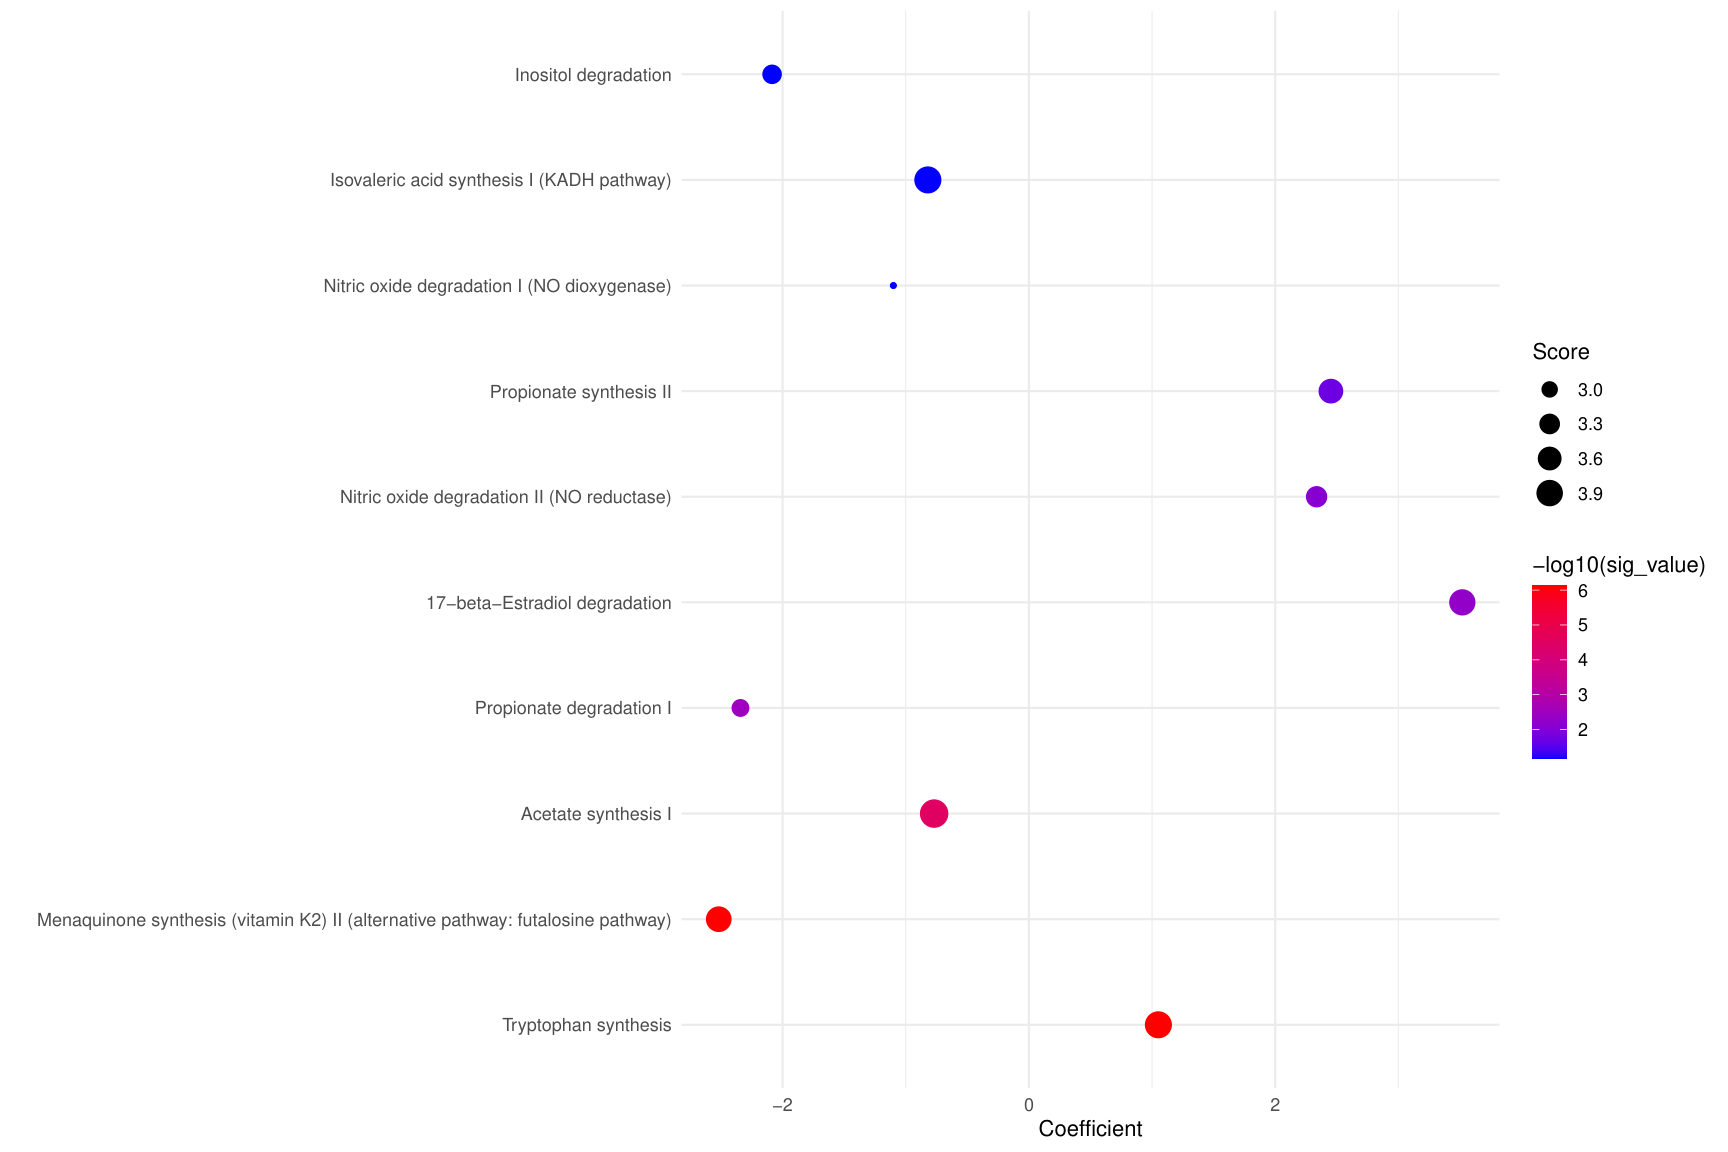

Reproduce this figure in R.
library(Maaslin2)
library(jsonlite)
library(tidyverse)
library(pheatmap)
# library(ggrepel)
library(ggrepel)   # 用于防止标签重叠
library(lefser)
library(ggpubr)

library(ggalluvial)
library(patchwork)

library(circlize)
library(RColorBrewer)
library(ComplexHeatmap)

args <- commandArgs(trailingOnly = TRUE)
print(args)
log <- function(...){
  cat(paste0(...),file = paste0(output_path,"/run.info"),append = T)
}
params_path <- args[1]
output_path <- args[2]
if(T){
  params_path <- "params.json"
  output_path <- "output"
}

data <- fromJSON(params_path)
term_annotation <- data$gbm_annotation$path

anno <- read_tsv(term_annotation) |>
  `colnames<-`(c("term","anno"))






control <- data$control |>
  mutate(select_group= data$groups_name$control)
treatment <- data$treatment |>
  mutate(select_group= data$groups_name$treatment)

list_path <- rbind(control, treatment)

metadata <- list_path[c("sample_name","select_group")]

read_abundabce <- function(path){
  df <-  read_tsv(path,comment = "#",col_names =F)
  colnames(df) <- c("clade_name","NCBI_
                    tax_id","abundance","additional_species")
  df <- select(df,c("clade_name",all_of("abundance")))
  df
}

df_list <- apply(list_path,1, function(x){
  profile_path <- x[["GBM"]]
  sample_name <- x[["sample_name"]]
  df <- read_tsv(profile_path)|>
    select(-Coverage) |>
    `colnames<-`(c("term","abundance")) |>
    mutate(sample_name = sample_name)
  
  df
})
# read_tsv("/ssd1/wy/workspace2/nextflow_workspace/289364b1-295c-4710-833e-d68ec7c8918e/e2e9e213-8fe9-4d21-a75f-42671c865807/111b9ba1-64ad-4e47-a717-1af5b6af0e2a/output/humann/ACC1/GMM/ACC1_Abundance-RPKs.modules")

df_long <- bind_rows(df_list)

merged_df <- df_long %>%
  pivot_wider(names_from = sample_name, values_from = abundance) |>
  mutate(across(where(is.numeric), ~replace_na(., 0))) |>
  column_to_rownames("term") 



maaslin_metadata <-  column_to_rownames(metadata, "sample_name")
if("phenotype" %in% names(data) && !is.null(data$phenotype) ){
  message("存在表型信息!",paste0(data$phenotype,collapse = ", "))
  log("add phenotype: ",paste0(data$phenotype,collapse = ", "))
  pheno <- list_path[c("sample_name","select_group",data$phenotype)] 
  pheno$select_group <- factor(pheno$select_group)
  identical(pheno$sample_name,rownames(merged_df))
  
  
  maaslin_metadata <- pheno %>%
    imap(~{
      col_type <- data$metadata_form %>% filter(name == .y) %>% pull(type)
      if(length(col_type)==0) return(.x)
      if(col_type=="continuous") as.numeric(.x)
      else if(col_type=="category") as.factor(.x)
      else .x
    }) %>%
    as.data.frame() |>
    column_to_rownames("sample_name")
  
  str(pheno)
}
fit_data = Maaslin2(input_data     = t(merged_df) |> as.data.frame(), 
                    input_metadata = maaslin_metadata, 
                    plot_scatter =data$plot_scatter,
                    min_prevalence = 0,
                    normalization  = "NONE",
                    output         = ".", 
                    random_effects = data$phenotype,
                    fixed_effects  = c("select_group"),
                    reference      = c(paste0("select_group,",data$groups_name$control)))  
all_results <-fit_data$results |>
  left_join(dplyr::rename(anno, feature=term),by="feature") |>
  inner_join(rownames_to_column(merged_df,"feature"),by="feature")


title <- paste0(c(data$groups_name$treatment,data$groups_name$control),collapse = " vs ")



se <- SummarizedExperiment(
  assays = list(count=as.matrix(merged_df)),
  colData =metadata
)

set.seed(1234)
setn_ra <- relativeAb(se)
b <- assay(setn_ra)
res1 <- lefser(setn_ra, # relative abundance only with terminal nodes
               kruskal.threshold=1,
               lda.threshold=0,
               classCol = "select_group")
# dim(res1)
# dim(all_results)
df_res <-  all_results |>
  left_join(dplyr::rename(as.data.frame(res1),"feature"=features),by="feature")

df_res |>
  relocate(anno, .after  = "feature") |>
  write_tsv(file = paste0(output_path,"/",str_replace_all(title," ","_"),".tsv"))




# 转换 qval 为 -log10
sig_thresh <-  data$sig_thresh
effect_cutoff <- data$effect_cutoff
label_size <- data$label_size

all_results <- all_results %>%
  mutate(sig_value = .data[[data$sig_type]]) |>
  mutate(direction = factor(ifelse(sig_value  < sig_thresh & abs(coef) > effect_cutoff ,
                                   ifelse(coef>0,"Up","Down"),"NS"),
                            levels = c("Up","Down","NS") 
  )) 
counts <- table(all_results$direction)
labels <- c(
  Down = paste0("Down (", counts["Down"], ")"),
  NS   = paste0("NS (", counts["NS"], ")"),
  Up   = paste0("Up (", counts["Up"], ")")
)

ggplot(all_results, aes(x= coef, 
                        y = -log10(sig_value), 
                        colour=direction)) +
  geom_point(alpha=0.9, size=3.5)+
  scale_color_manual(values=c("Down" = "#3B4992FF", "NS"="#d2dae2","Up"="#EE0000FF"),  labels = labels)+
  geom_vline(xintercept=c(-effect_cutoff,effect_cutoff),lty=4,col="black",lwd=0.8) +
  geom_hline(yintercept = -log10(sig_thresh),lty=4,col="black",lwd=0.8)+
  ggtitle(paste0("volcano plot of ",title)) +
  labs(x="Effect Size (Coefficient)", y="-log10(q-value)")+
  theme_bw()+
  theme(plot.title = element_text(hjust = 0.5), 
        axis.text = element_text(color = 'black',size = 10, family = 'sans', face = 'plain'),
        axis.title = element_text(color = 'black',size = 15, family = 'sans', face = 'plain'),
        legend.position="right", 
        legend.title = element_blank()
  ) + 
  geom_text_repel(data=all_results %>% filter(direction!="NS") |> head(label_size),aes(label = anno), 
                  colour = "black", size = 4)


ggsave(filename = paste0(output_path,"/",str_replace_all(title," ","_"),".pdf"))





sig_all_results <- all_results |>
  filter(direction!="NS")

circos_bar <- function(data){
  data$logp <- -log10(data$sig_value)
  
  # 调色板
  # coef_colors <- colorRampPalette(c("#377EB8", "white", "#E41A1C"))(100)  # 蓝-白-红
  # pval_colors <- colorRampPalette(c("red","white", "#4DAF4A"))(100)             # 白-绿渐变
  # coef_palette <- colorRampPalette(brewer.pal(11, "RdBu"))(3)  # 蓝-白-红
  # pval_palette <- colorRampPalette(brewer.pal(9, "YlGn"))(3)    # 黄-绿渐变
  coef_palette <- c("#5e81ac", "#d8dee9", "#bf616a")  # 蓝-灰-红
  
  # pvalue: 小 p 值浅灰，显著 p 值深绿色
  pval_palette <- c("#eceff4", "#a3be8c", "#4c566a")  # 浅灰-中绿-深灰
  
  p_col_fun <- colorRamp2(seq(min(data$logp), max(data$logp), length.out = length(pval_palette)), pval_palette)
  coef_col_fun <- colorRamp2(seq(min(data$coef), max(data$coef), length.out = length(coef_palette)), coef_palette)
  
  data$coef_color <- coef_col_fun(data$coef) #coef_colors[scale_to_range(data$coef)]
  data$pval_color <- p_col_fun(data$logp)#pval_colors[scale_to_range(data$logp)]
  
  # barplot(rep(1, length(data$pval_color)), col = data$pval_color, border = NA, space = 0)
  
  sectors <- unique(data$anno)
  # 自动生成分类颜色
  n <- length(sectors)
  # sector_colors <- setNames(brewer.pal(n = max(3, n), name = "Set3")[1:n], sectors)
  sector_colors <- setNames(colorRampPalette(brewer.pal(12, "Set3"))(n), sectors)
  
  # 初始化绘图
  
  
  pdf(paste0(output_path,"/",str_replace_all(title," ","_"),"_circos_plot.pdf"), width = 12, height = 10) 
  circos.clear()
  # sectors <- data$pathway
  circos.initialize(factors = sectors, xlim = c(0, 1))
  
  circos.trackPlotRegion(
    factors = sectors, ylim = c(0, 1),
    bg.border = NA,
    track.height = 0.1,
    panel.fun = function(x, y) {
      sector = get.cell.meta.data("sector.index")
      val = data[data$anno == sector, ]
      circos.text(
        x = 0.5, y = 0.5,               # 中心位置
        labels = sector,    # 你可以换成 "111" 或 val$gene 等
        cex = 0.6,                      # 字体大小
        col = "#000",                  # 字体颜色
        facing = "inside",              # 文字方向
        niceFacing = TRUE
      )
    }
  )
  
  
  circos.trackPlotRegion(
    factors = sectors, ylim = c(0, 1),
    bg.border = NA,
    track.height = 0.1,
    panel.fun = function(x, y) {
      sector = get.cell.meta.data("sector.index")
      val = data[data$anno == sector, ]
      
      # 绘制矩形
      circos.rect(0, 0, 1, 1,
                  col =sector_colors[sector],
                  border = NA)
      
      # 在矩形中间添加文字
      circos.text(
        x = 0.5, y = 0.5,               # 中心位置
        labels = val$feature,    # 你可以换成 "111" 或 val$gene 等
        cex = 0.5,                      # 字体大小
        col = "#000",                  # 字体颜色
        facing = "inside",              # 文字方向
        niceFacing = TRUE
      )
    }
  )
  
  circos.trackPlotRegion(
    factors = sectors, ylim = c(0, 1),
    bg.border = NA,
    track.height = 0.1,
    panel.fun = function(x, y) {
      sector = get.cell.meta.data("sector.index")
      val = data[data$anno == sector, ]
      circos.rect(0, 0, 1, 1,
                  col = val$pval_color,
                  border = NA)
    }
  )
  
  circos.trackPlotRegion(
    factors = sectors, ylim = c(0, max(abs(data$coef))),  # 设置 y 轴范围覆盖正负值
    bg.border = NA,
    track.height = 0.4,
    bg.col = "#F5F5F5", 
    panel.fun = function(x, y) {
      sector = get.cell.meta.data("sector.index")
      val = data[data$anno == sector, ]
      
      # bar 长度等于 coef 值，方向随正负
      circos.rect(
        xleft = 0.1, xright = 0.9,      # 控制 bar 的宽度
        ybottom = 0, ytop = abs(val$coef),   # 从 0 到 coef
        col = val$coef_color,
        border = NA
      )
    }
  )
  
  lgd1 <- Legend(title = "-log10(pvalue)", col_fun = p_col_fun )
  lgd2 <- Legend(title = "coef", col_fun = coef_col_fun)
  
  # draw(lgd1, x = unit(1, "cm"), y = unit(1, "cm"))
  # draw(lgd2, x = unit(3, "cm"), y = unit(1, "cm"))
  lgd <- packLegend(lgd1, lgd2)
  
  # draw(lgd, x = unit(1, "npc") , 
  #      y = unit(1, "npc") - unit(3, "cm"), just = c("right", "top"))
  
  # 使用 npc 坐标，相对位置
  draw(lgd,
       x = unit(1, "npc"),    # 右侧
       y = unit(0.5, "npc"),  # 垂直居中
       just = c("right", "center"))
  dev.off()
}

circos_bar(sig_all_results)



feature_list <- all_results |> arrange(pval) |>pull(feature)
df_long |>
  filter(term == feature_list[1]) |>
  inner_join(metadata,by="sample_name") |>
  mutate(select_group =factor(select_group, 
                              levels = c(data$groups_name$treatment,data$groups_name$control)) ) |>
  ggplot(aes(x=select_group, y=abundance )) +
  geom_boxplot(fill = "skyblue", color = "black") +
  geom_point()+
  theme_bw()+
  ggtitle(paste0(all_results[all_results$feature==feature_list[1],c("Pathway_Name")],
                 "\n",title," coef: ",
                 all_results[all_results$feature==feature_list[1],c("coef")]))
ggsave(filename = paste0(output_path,"/",str_replace_all(title," ","_"),".boxplot.pdf"))

ann_colors <- list(
  group = setNames(
    c("steelblue", "tomato"),  # 颜色向量
    c( data$groups_name$control, data$groups_name$treatment)  # 用变量的值作为名字
  )
)
# dev.off()
pdf(file =paste0(output_path,"/",str_replace_all(title," ","_"),".heatmap.pdf") , width = data$heatmap_width,height =8)

log2(merged_df[head(feature_list, n=30),]+1) |>
  rownames_to_column("term") |>
  left_join(select(anno,term,anno),by="term") |>
  select(-term) |>
  column_to_rownames("anno")|>
  pheatmap(scale = "row", 
           annotation_colors = ann_colors,
           cluster_cols = data$heatmap_cluster_cols,
           show_colnames = data$heatmap_show_colnames,
           color =  colorRampPalette(c("darkred", "#FFFFFF","darkblue"))(255),
           annotation_col=column_to_rownames(metadata,"sample_name") |> dplyr::rename(group=select_group)
  )
dev.off()




sig_feature <- df_res |>
  arrange(qval) |>
  head(n=data$boxplot_num) |>
  mutate(sig_value = .data[[data$sig_type]]) |>
  mutate(p.signif = case_when(
    sig_value < 0.001 ~ "***",
    sig_value < 0.01  ~ "**",
    sig_value < 0.05  ~ "*",
    TRUE ~ "ns"
  ))
box_data <-  df_long |>
  mutate(abundance=log2(abundance+data$boxplot_pseudo_count))|>
  filter(term %in% pull(sig_feature,"feature")) |>
  left_join(anno,by="term") 

# log2(t(merged_df)[head(feature_list, n=30),]+1) 
p <- box_data |>
  inner_join(metadata,by="sample_name") |>
  ggplot( aes(x=anno, y=abundance, fill=select_group)) +
  geom_boxplot(position=position_dodge(0.8), width=0.6, outlier.shape=NA) + # 去掉离群点，箱子更美观
  geom_jitter(aes(color=select_group), 
              position=position_jitterdodge(jitter.width=0.2, dodge.width=0.8), 
              alpha=0.5, size=1.5) +  # 添加散点，更直观
  labs(title=paste0("Boxplot of ",title), 
       x="", 
       y="log2(abundance)") +
  scale_fill_brewer(palette="Set2") +   # 柔和调色板
  scale_color_brewer(palette="Set2") +  # 散点与箱子颜色一致
  theme_bw(base_size=12) +
  theme(
    axis.text.x = element_text(angle=80, vjust=1, hjust=1, size=10, face="italic"), 
    axis.title.x = element_text(size=12, face="bold"),  
    axis.title.y = element_text(size=12, face="bold"),  
    plot.title = element_text(hjust=0.5, size=14, face="bold"),  
    panel.grid.major.x = element_blank(),   # 去掉竖网格线
    panel.grid.minor = element_blank(),  
    legend.title = element_blank(),        # 去掉图例标题
    legend.position = "top"                # 图例放上方
  )
p
if (data$boxplot_sig_label =="Maaslin2"){
  p=p+geom_text(
    data = sig_feature,
    aes(x = anno, y = max(box_data$abundance), 
        label = p.signif),
    inherit.aes = FALSE
  ) 
}else{
  p=p+stat_compare_means(
    aes(group=select_group),
    method="wilcox.test",   # 或 "t.test"
    label="p.signif",       # 显示星号，也可用 "p.format" 显示具体 p 值
    hide.ns=TRUE           # 不显示 ns
  )
}
p


ggsave(filename = paste0(output_path,"/",str_replace_all(title," ","_"),"multigroup.boxplot.pdf"),plot = p,width = 15,height = 8)


# data(mtcars)
# library(ggplot2)
# ggplot(mtcars, aes(x = wt, y = mpg, size = hp)) +
#   geom_point()

box_data



# 
# 
# df <- data.frame(
#   Level1 = c("Metabolism", "Metabolism", "Human Diseases"),
#   Level2 = c("Carbohydrate metabolism", "Lipid metabolism", "Cancer"),
#   Pathway = c("Glycolysis / Gluconeogenesis", "Fatty acid metabolism", "Central carbon metabolism in cancer"),
#   Count = c(12, 8, 5),          # 富集到的基因数
#   FDR = c(1e-4, 2e-3, 5e-2),    # 校正 p 值
#   Coef = c(-1.2, 0.3, 0.8)      # 统计量（例如回归系数）
# )
# library(ggplot2)
# library(ggalluvial)
# 
# dat <- to_lodes_form(df,
#                      axes = c("Level1", "Level2", "Pathway"),
#                      key = "stage", value = "node", id = "id")
# 
# p1 <- ggplot(dat,
#              aes(x = stage, stratum = node, alluvium = id,
#                  y = Count, fill = Level1)) +
#   geom_flow(stat = "alluvium", alpha = 0.4) +
#   geom_stratum(width = 0.25, color = "grey30") +
#   geom_text(stat = "stratum", aes(label = node), size = 3) +
#   scale_x_discrete(expand = c(.1, .1)) +
#   guides(fill = "none") +
#   theme_void(base_size = 12) +
#   theme(axis.text.y = element_blank(),
#         axis.text.x = element_blank())
# p2 <- ggplot(dat, aes(x = Coef, y = Pathway)) +
#   geom_point(aes(size = Count, color = -log10(FDR))) +
#   scale_color_gradient(low = "green", high = "magenta") +
#   theme_bw(base_size = 12) +
#   labs(x = "Coef", y = NULL, color = "-log10(FDR)", size = "Gene count")
# library(patchwork)
# 
# p1 + p2 + plot_layout(widths = c(2,1))
# 
# 
# 
# 
# library(ggplot2)
# library(ggalluvial)
# library(dplyr)
# 
# # Example data
# df <- data.frame(
#   Stage1 = c("A","A","B","B"),
#   Stage2 = c("X","Y","X","Y"),
#   Count  = c(10, 5, 15, 20)
# )
# 
# # Plot
# ggplot(df,
#        aes(axis1 = Stage1, axis2 = Stage2, y = Count)) +
#   geom_alluvium(aes(fill = Stage1), width = 1/12) +
#   geom_stratum(aes(fill = Stage1), width = 1/8, color = "black") +
#   geom_text(stat = "stratum", aes(label = after_stat(stratum))) +
#   scale_y_continuous(expand = c(0,0)) +
#   theme_minimal()
# # Compute node sizes
# nodes <- df %>%
#   pivot_longer(cols = c(Stage1, Stage2), values_to = "Node") %>%
#   group_by(Node) %>%
#   summarise(Size = sum(Count))
# 
# # Add bubbles
# ggplot(df,
#        aes(axis1 = Stage1, axis2 = Stage2, y = Count)) +
#   geom_alluvium(aes(fill = Stage1), width = 1/12) +
#   geom_point(data = nodes, aes(x = Node, y = Size, size = Size), inherit.aes = FALSE) +
#   geom_text(data = nodes, aes(x = Node, y = Size, label = Node), inherit.aes = FALSE) +
#   theme_minimal()
# 



# 
# # 
# 
# sig_feature <- df_res |>
#   arrange(qval) |>
#   head(n=20) |>
#   mutate(sig_value = .data[[data$sig_type]]) 
# box_data <-  df_long |>
#   mutate(abundance=log2(abundance+data$boxplot_pseudo_count))|>
#   filter(term %in% pull(sig_feature,"feature")) |>
#   left_join(anno,by="term") 
# pathway_levels <- unique(c(sig_feature$LevelA,sig_feature$Pathway_Name))
# 
# box_data <- box_data|>
#   mutate(LevelA = factor(LevelA)) %>%
#   mutate(Pathway_Name = factor(Pathway_Name))
# dfSankey = to_lodes_form(box_data %>% select(c("LevelA","Pathway_Name")),
#                          key = "x",
#                          axes = c(1,2)) %>%
#   mutate(flowColor = rep(box_data$Pathway_Name,2))
# # 绘制桑基图
# sankeyPlot=ggplot(data = dfSankey,
#                   aes(x = x,
#                       stratum = factor(stratum,levels = rev(pathway_levels)),
#                       alluvium = alluvium,
#                       y = 1,
#                       label = stratum,
#                       fill = stratum
#                   )) +
#   scale_y_discrete(expand = c(0, 0)) +
#   geom_flow(aes(fill = flowColor),alpha = 0.3, width = 0, knot.pos = 0.1) +
#   geom_stratum(width = 0.05, color = "white") +
#   geom_text(stat = "stratum", aes(label = after_stat(stratum)), size = 3,
#             hjust = 1, nudge_x = -0.03) +
#   guides(fill = FALSE, color = FALSE) +
#   theme_minimal() +
#   labs(title = "", x = "", y = "") +
#   theme(
#     axis.text.x = element_blank(),
#     axis.ticks.x = element_blank(),
#     plot.margin = unit(c(0, 0, 0, 0), units = "cm")
#   )+
#   scale_x_discrete(expand = c(1, 0, 0, 0))
# # ggstyle::scale_fill_sci(palette="d3.category20")
# sankeyPlot
# 
# # 准备气泡图数据
# bubbleDf = sig_feature %>%
#   mutate(term_num = row_number()) |>
#   mutate(term_num =   term_num-0.5) 
# 
# dot_plot <- ggplot(bubbleDf, aes(x = coef, y = factor(Pathway_Name,levels = pathway_levels), color = -log10(sig_value))) +
#   geom_point(aes(size = abs(scores))) +
#   scale_color_gradient(low = "blue", high = "red") +
#   labs(x = "Coefficient", y = "", color = "-log10(sig_value)", size = "Score") +
#   theme_minimal()+
#   theme(
#     axis.text.y  = element_blank(),   # 去掉 y 轴文字
#     axis.ticks.y = element_blank(),   # 去掉 y 轴刻度
#     axis.title.y = element_blank(),   # 去掉 y 轴标题
#     axis.line.y  = element_blank(),   # 去掉 y 轴线
#     plot.margin  = margin(0, 0, 0, 0) # 去掉图的外边距
#   )
# dot_plot
# p= sankeyPlot + dot_plot +
#   plot_layout(widths = c(2, 1))
# p
# ggsave(filename = paste0(output_path,"/",str_replace_all(title," ","_"),"sankey_dot.pdf"),plot = p, width = data$sankey_dot_width,height =8)
term_levels <- unique(c(sig_feature$anno))
p <- ggplot(sig_feature, aes(x = coef, y = factor(anno,levels = term_levels), color = -log10(sig_value))) +
  geom_point(aes(size = abs(scores))) +
  scale_color_gradient(low = "blue", high = "red") +
  labs(x = "Coefficient", y = "", color = "-log10(sig_value)", size = "Score") +
  theme_minimal()

p
ggsave(filename = paste0(output_path,"/",str_replace_all(title," ","_"),"dot.pdf"),plot = p,width = data$dot_width,height =8)


# dot_plot <- ggplot(bubbleDf, aes(x = coef, y = term_num,color=-log10(sig_value))) +
#   geom_point(aes(size = abs(scores))) +
#   scale_y_continuous(expand = c(0, 0),limits =c(0,nrow(bubbleDf)))+
#   scale_color_gradient(low = "red", high = "#1000ee") +
#   scale_radius(
#     range=c(2,5),
#     name="Size")+
#   guides(
#     color = guide_colorbar(order = 1),        # 决定图例的位置顺序
#     size = guide_legend(order = 2)
#   )+
#   theme_bw() +
#   labs(size = "Count", color = "PValue", y = "", x = "Ratio") +
#   theme(
#     axis.text.y = element_blank(),
#     axis.ticks.y = element_blank(),
#     axis.title.y = element_blank(),
#     plot.margin = unit(c(0, 0, 0, 0), "inches"),
#     panel.grid = element_blank()
#   )

# 
# # 代码来源：https://www.r2omics.cn/
# library(tidyverse)
# library(ggalluvial)
# library(patchwork)
# library(ggstyle) # 开发版安装方式devtools::install_github("sz-zyp/ggstyle")
# 
# # 读取数据
# df = read.delim("http://r2omics.cn/res/demodata/sankeyBubble.txt")
# 
# #　整理数据
# dfLong = df %>%
#   separate_rows(IDs,sep = ",") %>%
#   mutate(Term = factor(Term)) %>%
#   mutate(IDs = factor(IDs))
# 
# # 准备桑基图数据
# dfSankey = to_lodes_form(dfLong %>% select(c("IDs","Term")),
#                          key = "x",
#                          axes = c(1,2)) %>%
#   mutate(flowColor = rep(dfLong$Term,2))
# 
# # 绘制桑基图
# sankeyPlot=ggplot(data = dfSankey,
#                   aes(x = x,
#                       stratum = factor(stratum,levels = unique(stratum)),
#                       alluvium = alluvium,
#                       y = 1,
#                       label = stratum,
#                       fill = stratum
#                   )) +
#   scale_y_discrete(expand = c(0, 0)) +
#   geom_flow(aes(fill = flowColor),alpha = 0.3, width = 0, knot.pos = 0.1) +
#   geom_stratum(width = 0.05, color = "white") +
#   geom_text(stat = "stratum", aes(label = after_stat(stratum)), size = 3,
#             hjust = 1, nudge_x = -0.03) +
#   guides(fill = FALSE, color = FALSE) +
#   theme_minimal() +
#   labs(title = "", x = "", y = "") +
#   theme(
#     axis.text.x = element_blank(),
#     axis.ticks.x = element_blank(),
#     plot.margin = unit(c(0, 0, 0, 0), units = "cm")
#   )+
#   scale_x_discrete(expand = c(0.2, 0, 0, 0))
#   # ggstyle::scale_fill_sci(palette="d3.category20")
# sankeyPlot
# 
# # 准备气泡图数据
# bubbleDf = df %>%
#   mutate(Term = factor(Term,levels = rev(df$Term))) %>%
#   arrange(Term) %>%
#   mutate(Term_num = cumsum(Count) - Count / 2)
# 
# # 绘制气泡图
# dot_plot <- ggplot(bubbleDf, aes(x = Ratio, y = Term_num,color=PValue)) +
#   geom_point(aes(size = Count)) +
#   scale_y_continuous(expand = c(0, 0),limits =c(0,sum(bubbleDf$Count,na.rm = T)))+
#   scale_color_gradient(low = "red", high = "#1000ee") +
#   scale_radius(
#     range=c(2,5),
#     name="Size")+
#   guides(
#     color = guide_colorbar(order = 1),        # 决定图例的位置顺序
#     size = guide_legend(order = 2)
#   )+
#   theme_bw() +
#   labs(size = "Count", color = "PValue", y = "", x = "Ratio") +
#   theme(
#     axis.text.y = element_blank(),
#     axis.ticks.y = element_blank(),
#     axis.title.y = element_blank(),
#     plot.margin = unit(c(0, 0, 0, 0), "inches"),
#     panel.grid = element_blank()
#   )
# 
# # 合并桑基图和气泡图
# sankeyPlot + dot_plot +
#   plot_layout(widths = c(2, 1))
